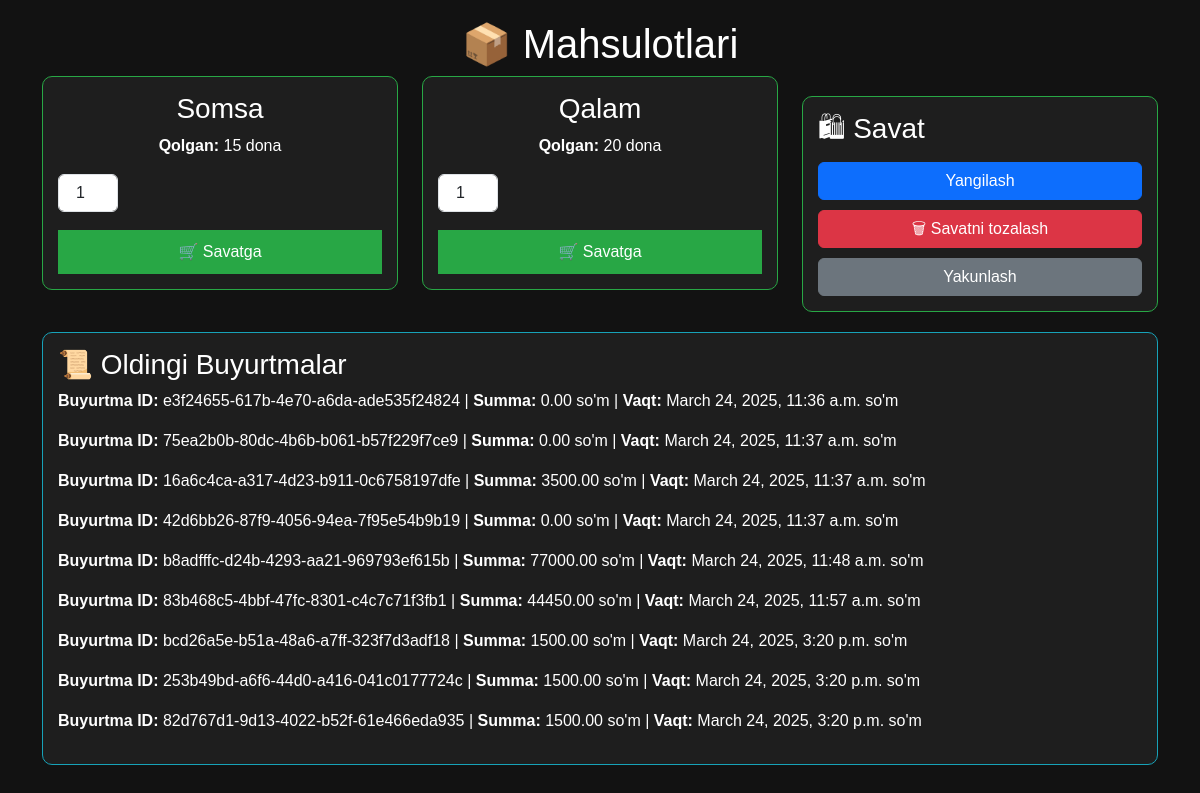
The page / (signed in) on the database its author committed.
### market/models.py (models this page shows, shortened)
class Product(models.Model):
    name = models.CharField(max_length=50)
    quantity = models.PositiveIntegerField(default=1)
    price = models.DecimalField(max_digits=10, decimal_places=2)
    market = models.ForeignKey(Market,on_delete=models.CASCADE,related_name='products')
    is_available = models.BooleanField(default=True)
    created_at = models.DateTimeField(auto_now_add=True)

class Order(models.Model):
    user = models.ForeignKey(User,on_delete=models.CASCADE)
    order_id = models.UUIDField(primary_key=True, default=uuid.uuid4, editable=False)
    total_price = models.DecimalField(max_digits=10, decimal_places=2)
    created_at = models.DateTimeField(auto_now_add=True)

### market/views.py (the view)
# urls.py: path('',views.IndexView.as_view(),name='home'),
class IndexView(View,LoginRequiredMixin):
    def get(self,request):
        market = Market.objects.get(user=request.user)
        prods = Product.objects.filter(market_id=market.id,is_available=True)
        orders = Order.objects.filter(user=request.user)
        session = request.session
        cart = session.get('cart',{})
        return render(request,'index.html',{"prods":prods,"cart":cart,"orders":orders})

### market/templates/index.html (shortened to what this page needs)
{% load static %}
<!DOCTYPE html>
<html lang="en">
<head>
    <link rel="stylesheet" href="https://cdn.jsdelivr.net/npm/bootstrap@5.3.0/dist/css/bootstrap.min.css">
</head>
<body>
<div class="container">
    <h1 class="text-center">📦 Mahsulotlari</h1>
    <div class="row">
        <div class="col-md-8">
            <div class="row">
                {% for i in prods %}
                <div class="col-md-6">
                    <div class="product-card">
                        <h3>{{ i.name }}</h3>
                        <p><strong>Qolgan:</strong> {{ i.quantity }} dona</p>
                        <input type="number" class="quantity-input form-control" id="qty-{{i.id}}" value="1" min="1" max="{{i.quantity}}">
                        <button class="btn-green mt-2" onclick="addToCart('{{i.id}}', '{{ i.name|escapejs }}','{{i.quantity}}', '{{i.quantity}}')">🛒 Savatga</button>
                    </div>
                </div>
                {% empty %}
                <p class="text-center">Mahsulotlar mavjud emas.</p>
                {% endfor %}
            </div>
        </div>
        <div class="col-md-4">
            <div class="cart">
                <h3>🛍 Savat</h3>
                <a href="{% url 'home' %}" class="btn btn-primary" style="width: 100%;">Yangilash</a>
                <button class="btn btn-danger" onclick="clearCart()">🗑 Savatni tozalash</button>
                <a href="{% url 'submit' %}" class="btn btn-secondary"  style="width: 100%;margin-top: 10px;">Yakunlash</a>
            </div>
        </div>
    </div>
    <div class="orders">
        <h3>📜 Oldingi Buyurtmalar</h3>
        {% for order in orders %}
        <p><strong>Buyurtma ID:</strong> {{ order.order_id }} | <strong>Summa:</strong> {{ order.total_price }} so'm  | <strong>Vaqt:</strong> {{ order.created_at }} so'm</p>
        {% empty %}
        <p>Hech qanday buyurtma yo‘q.</p>
        {% endfor %}
    </div>
</div>
</body>
</html>

### market/templates/index.html (style rules this page uses)
body { background-color: #121212; color: white; font-family: Arial, sans-serif; }
.container { margin-top: 20px; }
.product-card { background-color: #1e1e1e; border-radius: 10px; padding: 15px; margin-bottom: 15px; text-align: center; border: 1px solid #28a745; }
.btn-green { background-color: #28a745; color: white; border: none; padding: 10px 15px; cursor: pointer; transition: 0.3s; width: 100%; }
.cart { background-color: #1e1e1e; padding: 15px; border-radius: 10px; margin-top: 20px; border: 1px solid #28a745; }
.cart button { margin-top: 10px; width: 100%; }
.quantity-input { width: 60px; text-align: center; margin-bottom: 10px; }
.orders { background-color: #1e1e1e; padding: 15px; border-radius: 10px; margin-top: 20px; border: 1px solid #17a2b8; }

### rows shown on the page
Product: name "Somsa", quantity "15", id "1"
Product: name "Qalam", quantity "20"
Order: order_id "e3f24655-617b-4e70-a6da-ade535f24824", total_price "0.00", created_at "March 24, 2025, 11:36 a.m."
Order: order_id "75ea2b0b-80dc-4b6b-b061-b57f229f7ce9", total_price "0.00", created_at "March 24, 2025, 11:37 a.m."
Order: order_id "16a6c4ca-a317-4d23-b911-0c6758197dfe", total_price "3500.00", created_at "March 24, 2025, 11:37 a.m."
Order: order_id "42d6bb26-87f9-4056-94ea-7f95e54b9b19", total_price "0.00", created_at "March 24, 2025, 11:37 a.m."
Order: order_id "b8adfffc-d24b-4293-aa21-969793ef615b", total_price "77000.00", created_at "March 24, 2025, 11:48 a.m."
Order: order_id "83b468c5-4bbf-47fc-8301-c4c7c71f3fb1", total_price "44450.00", created_at "March 24, 2025, 11:57 a.m."
Order: order_id "bcd26a5e-b51a-48a6-a7ff-323f7d3adf18", total_price "1500.00", created_at "March 24, 2025, 3:20 p.m."
Order: order_id "253b49bd-a6f6-44d0-a416-041c0177724c", total_price "1500.00", created_at "March 24, 2025, 3:20 p.m."
Order: order_id "82d767d1-9d13-4022-b52f-61e466eda935", total_price "1500.00", created_at "March 24, 2025, 3:20 p.m."
